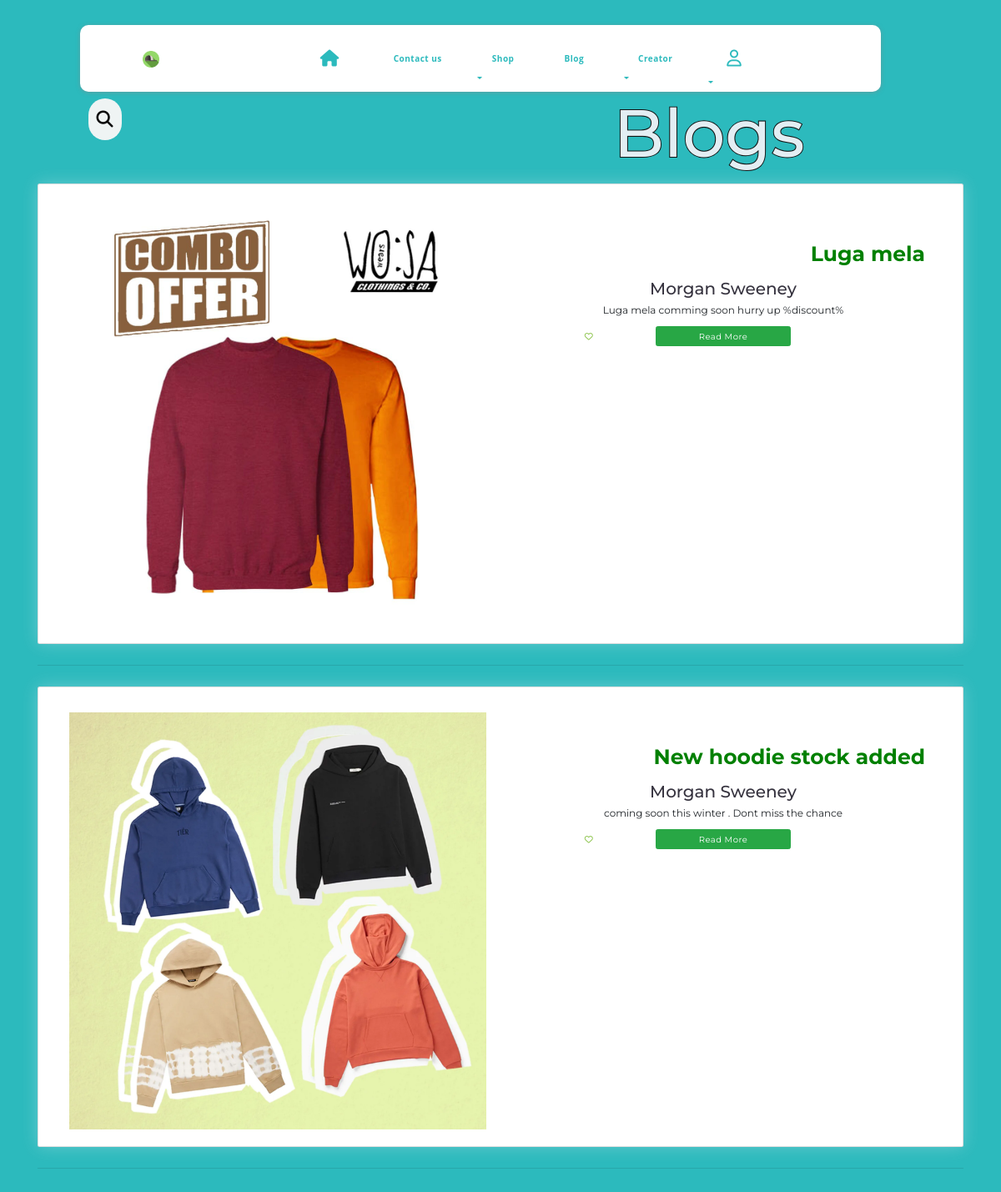
The app's page /home/blog/ with its own data.
### Home/models.py (models this page shows)
class Blogs(models.Model):
    blog_id=models.AutoField(auto_created=True,primary_key=True)
    blog_name=models.CharField(max_length=200)
    blog_details=models.CharField(max_length=200)
    blog_image=models.FileField(upload_to='blog_image')
    class Meta:
        db_table="blog"

### Home/views.py (the view)
# urls.py: path('blog/', views.showblog, name='blog'),
def showblog(request):
    user = get_user_model()
    blogs=Blogs.objects.all()
    return render (request,"blog/blogpage.html",{'blogs':blogs,})

### templates/blog/blogpage.html (shortened to what this page needs)
{% extends 'base2.html' %}
{% load static %}
{% block css %}<link rel="stylesheet" type="text/css" href="{% static 'css/blogpage.css' %}">{% endblock %}
{% block content %}
 <div class="container">
<section class="blogtext pb-5 pt-5">
	<div class="content pb-5">
		<h2>Blogs</h2>
		<h2>Blogs</h2>
	</div>
</section>
              {% for blog in blogs %}
<div class="card pt-5">
  <div class="card-text">
    <div class="">
     <img src="{{blog.blog_image.url}}" alt="" width="500px;">
    </div>
    <div class="title-total">
      <div class="title">{{blog.blog_name}}</div>
      <h2>Morgan Sweeney</h2>
  <div class="desc">{{blog.blog_details}}</div>
  <div class="actions">
    <button><i class="far fa-heart"></i></button>
    <a href="{% url 'blog_detail' blog.blog_id %}" class="btn btn-success"> Read More</a>
  </div></div>
  </div>
</div>
<br>
<hr>
<br>
{% endfor %}
</div>
{% endblock content %}

### static/css/base.css (style rules this page uses)
html { scroll-behavior: smooth; }
:root { --navbar-height: 80px; --navbar-background-color: white; --navbar-item-text-color: #888888; --navbar-item-background-color: var(--navbar-background-color); --navbar-item-text-color-hover: rebeccapurple; --navbar-item-font: bold 1rem/1rem "Open Sans", Arial, Helvetica, sans-serif; --navbar-item-background-color-hover: dimgray; --navbar-font-family: 'Noto+Serif+SC', sans-serif; }

### static/css/main.css (style rules this page uses)
* { margin: 0; padding: 0; font-family: 'Montserrat', sans-serif; }
h1, h2, h3, h4, h5, h6 { color: hsl(0, 0%, 30%); }
a { position: relative; text-decoration: none; font-family: "Poppins", sans-serif; color: #a0a0a0; font-size: 18px; letter-spacing: 0.5px; padding: 0 10px; font-family: 'Montserrat', sans-serif; }
a:before, a:after { content: ""; position: absolute; height: 3px; width: 0; background-color: #f5f7f5; transition: 0.5s; }
a:after { left: 0; bottom: -10px; }
a:before { right: 0; top: -10px; }
h1, h2, h3, h4 { color: #35323e; font-weight: 700; }
a { text-decoration: none; font-family: 'Montserrat', sans-serif; }
img { max-width: 100%; }
.btn { display: inline-block; color: white; background-color: #2acfcf; text-transform: capitalize; font-weight: 700; border: none; outline: none; cursor: pointer; border-radius: 100px; transition: 0.3s; }

### static/css/contact.css (style rules this page uses)
* { margin: 0; padding: 0; font-family: 'Poppins', sans-serif; }
html { font-size: 62.5%; overflow-x: hidden; }
body { background: #eee; }
button, .submit-btn, .form-input, textarea { padding: 1em; }
button, .submit-btn { border-radius: 15px; padding: 5px 20px; text-transform: uppercase; }

### static/css/style.css (style rules this page uses)
* { margin: 0; padding: 0; font-family: 'Montserrat', sans-serif; }
html { font-size: 62.5%; overflow-x: hidden; }
body { background: #eee; }
.card { overflow: hidden; padding: 20px; background: linear-gradient(171.38deg, #F9FBFC 3.36%, #E2EAF5 95.69%); box-shadow: 0px 0px 20px rgba(227, 235, 246, 0.3); border-radius: 30px; text-align: center; }

### static/css/blogpage.css (style rules this page uses)
body { background: #eee; }
.blogtext { justify-items: center; }
.content { position: relative; padding-top: 50px; padding-left: 500px; }
.content h2 { color: rgb(23, 22, 22); font-size: 8em; position: absolute; transform: translate(-50%, -50%); }
.content h2:nth-child(1) { color: transparent; -webkit-text-stroke: 2px #111313; }
.content h2:nth-child(2) { color: #e3eef3; animation: animate 4s ease-in-out infinite; }
.card { background: #fff; border-radius: 4px; max-width: 1250px; display: flex; flex-direction: row; border-radius: 25px; position: relative; }
.card h2 { margin: 0; padding: 0 1rem; }
.card .title { padding: 1rem; text-align: right; color: green; font-weight: bold; font-size: 25px; }
.card .desc { padding: 0.5rem 1rem; font-size: 12px; }
.card .actions { display: grid; grid-template-columns: repeat(3, 1fr); align-items: center; padding: 0.5rem 1rem; }
.card-text { display: grid; grid-template-columns: 2fr 2fr; }
.title-total { padding: 2.5em 1.5em 1.5em 1.5em; }
button { border: none; background: none; font-size: 24px; color: #8bc34a; cursor: pointer; transition: .5s; }

### records on screen
Blogs: blog_image (picture), blog_name "Luga mela", blog_details "Luga mela comming soon hurry up %discount%"
Blogs: blog_image (picture), blog_name "New hoodie stock added", blog_details "coming soon this winter . Dont miss the chance"
